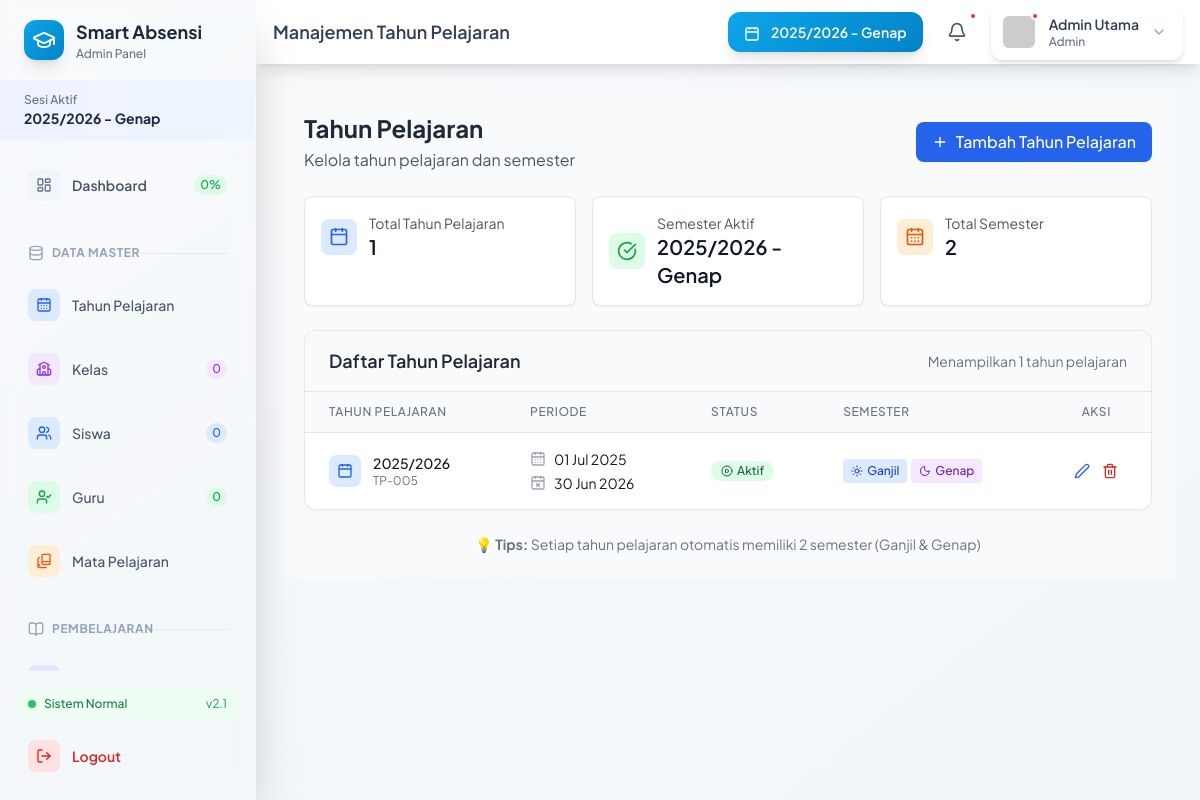
The page /admin/tahunPelajaran (signed in) on the database its author committed.
### tables this page shows
CREATE TABLE `tp` (
  `id_tp` int(11) NOT NULL,
  `nama_tp` varchar(20) NOT NULL,
  `tgl_mulai` date NOT NULL,
  `tgl_selesai` date NOT NULL
);

### app/controllers/AdminController.php (called while the page is built, shortened)
<?php
class AdminController extends Controller {
    private $data = [];
    public function __construct()
   {
        $cacheKey = 'admin_daftar_semester';
        $cacheTime = $_SESSION[$cacheKey . '_time'] ?? 0;
        if (!isset($_SESSION[$cacheKey]) || (time() - $cacheTime) > 3600) {
            $this->data['daftar_semester'] = $this->model('TahunPelajaran_model')->getAllSemester();
        } else {
            $this->data['daftar_semester'] = $_SESSION[$cacheKey];
        }
    }
    public function tahunPelajaran()
    {
        $this->data['judul'] = 'Manajemen Tahun Pelajaran';
        $this->data['tp'] = $this->model('TahunPelajaran_model')->getAllTahunPelajaran();
        $this->view('admin/tahun_pelajaran', $this->data);
    }
}

### app/core/App.php (called while the page is built, shortened)
<?php
class App {
    protected $method = 'index';
    protected $params = [];
    public function __construct()
    {
        require_once APPROOT . '/config/database.php';
        require_once APPROOT . '/app/core/Database.php';
        require_once APPROOT . '/app/core/Controller.php';
        $url = $this->parseURL();
        if (isset($url[0])) {
            $controllerName = ucfirst($url[0]) . 'Controller';
            if (file_exists(APPROOT . '/app/controllers/' . $controllerName . '.php')) {
                unset($url[0]);
            } else {
                error_log("App.php - Controller NOT found: " . $controllerName);
            }
        }
        $this->controller = new $this->controller;
        if (isset($url[1])) {
            $methodName = $url[1];
            if (method_exists($this->controller, $methodName)) {
                $this->method = $methodName;
            } else {
                error_log("App.php - Method NOT found: " . $methodName . " - Available methods: " . implode(', ', get_class_methods($this->controller)));
            }
        }
        call_user_func_array([$this->controller, $this->method], $this->params);
    }
    public function parseURL()
    {
        if (isset($_GET['url'])) {
            $url = rtrim($_GET['url'], '/');
            $url = filter_var($url, FILTER_SANITIZE_URL);
            $url = explode('/', $url);
            return $url;
        }
        return [];
    }
}

### public/index.php (called while the page is built, shortened)
<?php
require_once APPROOT . '/app/core/App.php';
$app = new App();

### app/core/Database.php (called while the page is built, shortened)
<?php
class Database {
    private $dbh;
    private $stmt;
    public function __construct()
    {
        $this->host = DB_HOST;
        $this->user = DB_USER;
        $this->pass = DB_PASS;
        $this->db_name = DB_NAME;
        $dsn = 'mysql:host=' . $this->host . ';dbname=' . $this->db_name;
        $options = [
            PDO::ATTR_PERSISTENT => false,
            PDO::ATTR_ERRMODE => PDO::ERRMODE_EXCEPTION,
            PDO::ATTR_EMULATE_PREPARES => false,
            PDO::MYSQL_ATTR_INIT_COMMAND => "SET NAMES utf8mb4 COLLATE utf8mb4_unicode_ci"
        ];
        try {
            $this->dbh = new PDO($dsn, $this->user, $this->pass, $options);
        } catch (PDOException $e) {
            die($e->getMessage());
        }
    }
    public function query($query)
    {
        $this->stmt = $this->dbh->prepare($query);
    }
    public function execute()
    {
        return $this->stmt->execute();
    }
    public function resultSet()
    {
        $this->execute();
        return $this->stmt->fetchAll(PDO::FETCH_ASSOC);
    }
}

### app/models/TahunPelajaran_model.php (called while the page is built, shortened)
<?php
class TahunPelajaran_model {
    private $db;
    public function __construct()
    {
        require_once APPROOT . '/app/core/Database.php';
        $this->db = new Database;
    }
    public function getAllSemester()
    {
        $this->db->query('SELECT semester.*, tp.nama_tp
                         FROM semester
                         JOIN tp ON semester.id_tp = tp.id_tp
                         ORDER BY tp.tgl_mulai DESC, semester.semester DESC');
        return $this->db->resultSet();
    }
    public function getAllTahunPelajaran()
    {
        $this->db->query('SELECT * FROM tp ORDER BY tgl_mulai DESC');
        return $this->db->resultSet();
    }
}

### app/views/admin/tahun_pelajaran.php (the view, shortened to what this page needs)
<main class="flex-1 overflow-x-hidden overflow-y-auto bg-gray-50 p-6">
    <div class="flex flex-col sm:flex-row justify-between items-start sm:items-center mb-6 space-y-4 sm:space-y-0">
        <div>
            <h2 class="text-2xl font-bold text-gray-800">Tahun Pelajaran</h2>
            <p class="text-gray-600 mt-1">Kelola tahun pelajaran dan semester</p>
        </div>
        <a href="<?= BASEURL; ?>/admin/tambahTP"
           class="bg-blue-600 hover:bg-blue-700 text-white font-medium py-2 px-4 rounded-lg flex items-center transition-colors duration-200 shadow-sm">
            <i data-lucide="plus" class="w-4 h-4 mr-2"></i>
            Tambah Tahun Pelajaran
        </a>
    </div>
    <div class="grid grid-cols-1 sm:grid-cols-3 gap-4 mb-6">
        <div class="bg-white p-4 rounded-lg shadow-sm border">
            <div class="flex items-center">
                <div class="bg-blue-100 p-2 rounded-lg mr-3">
                    <i data-lucide="calendar" class="w-5 h-5 text-blue-600"></i>
                </div>
                <div>
                    <p class="text-sm text-gray-600">Total Tahun Pelajaran</p>
                    <p class="text-xl font-semibold text-gray-900"><?= count($data['tp']); ?></p>
                </div>
            </div>
        </div>
        <div class="bg-white p-4 rounded-lg shadow-sm border">
            <div class="flex items-center">
                <div class="bg-green-100 p-2 rounded-lg mr-3">
                    <i data-lucide="check-circle" class="w-5 h-5 text-green-600"></i>
                </div>
                <div>
                    <p class="text-sm text-gray-600">Semester Aktif</p>
                    <p class="text-xl font-semibold text-gray-900"><?= $_SESSION['nama_semester_aktif'] ?? 'Belum ada'; ?></p>
                </div>
            </div>
        </div>
        <div class="bg-white p-4 rounded-lg shadow-sm border">
            <div class="flex items-center">
                <div class="bg-orange-100 p-2 rounded-lg mr-3">
                    <i data-lucide="calendar-days" class="w-5 h-5 text-orange-600"></i>
                </div>
                <div>
                    <p class="text-sm text-gray-600">Total Semester</p>
                    <p class="text-xl font-semibold text-gray-900"><?= count($data['tp']) * 2; ?></p>
                </div>
            </div>
        </div>
    </div>
    <div class="bg-white rounded-xl shadow-sm border overflow-hidden">
        <div class="px-6 py-4 border-b border-gray-200 bg-gray-50">
            <div class="flex flex-col sm:flex-row sm:items-center sm:justify-between space-y-2 sm:space-y-0">
                <h3 class="text-lg font-semibold text-gray-800">Daftar Tahun Pelajaran</h3>
                <div class="flex items-center space-x-3">
                    <div class="text-sm text-gray-500">
                        Menampilkan <?= count($data['tp']); ?> tahun pelajaran
                    </div>
                </div>
            </div>
        </div>
        <?php if (!empty($data['tp'])): ?>
        <div class="overflow-x-auto">
            <table class="w-full divide-y divide-gray-200">
                <thead class="bg-gray-50">
                    <tr>
                        <th class="px-6 py-3 text-left text-xs font-medium text-gray-500 uppercase tracking-wider">
                            Tahun Pelajaran
                        </th>
                        <th class="px-6 py-3 text-left text-xs font-medium text-gray-500 uppercase tracking-wider">
                            Periode
                        </th>
                        <th class="px-6 py-3 text-left text-xs font-medium text-gray-500 uppercase tracking-wider">
                            Status
                        </th>
                        <th class="px-6 py-3 text-left text-xs font-medium text-gray-500 uppercase tracking-wider">
                            Semester
                        </th>
                        <th class="px-6 py-3 text-center text-xs font-medium text-gray-500 uppercase tracking-wider">
                            Aksi
                        </th>
                    </tr>
                </thead>
                <tbody class="bg-white divide-y divide-gray-200">
                    <?php foreach ($data['tp'] as $index => $tp): ?>
                    <tr class="hover:bg-gray-50 transition-colors duration-150">
                        <td class="px-6 py-4 whitespace-nowrap">
                            <div class="flex items-center">
                                <div class="flex-shrink-0 w-8 h-8 bg-blue-100 rounded-lg flex items-center justify-center mr-3">
                                    <i data-lucide="calendar" class="w-4 h-4 text-blue-600"></i>
                                </div>
                                <div>
                                    <div class="text-sm font-medium text-gray-900">
                                        <?= htmlspecialchars($tp['nama_tp']); ?>
                                    </div>
                                    <div class="text-xs text-gray-500">
                                        <?= 'TP-' . str_pad($tp['id_tp'], 3, '0', STR_PAD_LEFT); ?>
                                    </div>
                                </div>
                            </div>
                        </td>
                        <td class="px-6 py-4 whitespace-nowrap">
                            <div class="text-sm text-gray-900">
                                <div class="flex items-center">
                                    <i data-lucide="calendar-days" class="w-4 h-4 text-gray-400 mr-2"></i>
                                    <?= date('d M Y', strtotime($tp['tgl_mulai'])); ?>
                                </div>
                                <div class="flex items-center mt-1">
                                    <i data-lucide="calendar-x" class="w-4 h-4 text-gray-400 mr-2"></i>
                                    <?= date('d M Y', strtotime($tp['tgl_selesai'])); ?>
                                </div>
                            </div>
                        </td>
                        <td class="px-6 py-4 whitespace-nowrap">
                            <?php
                            $today = date('Y-m-d');
                            $start = $tp['tgl_mulai'];
                            $end = $tp['tgl_selesai'];
                            if ($today < $start) {
                                $status = 'Belum Dimulai';
                                $color = 'bg-gray-100 text-gray-800';
                                $icon = 'clock';
                            } elseif ($today > $end) {
                                $status = 'Selesai';
                                $color = 'bg-red-100 text-red-800';
                                $icon = 'check-circle';
                            } else {
                                $status = 'Aktif';
                                $color = 'bg-green-100 text-green-800';
                                $icon = 'play-circle';
                            }
                            ?>
                            <span class="inline-flex items-center px-2.5 py-0.5 rounded-full text-xs font-medium <?= $color; ?>">
                                <i data-lucide="<?= $icon; ?>" class="w-3 h-3 mr-1"></i>
                                <?= $status; ?>
                            </span>
                        </td>
                        <td class="px-6 py-4 whitespace-nowrap">
                            <div class="flex space-x-1">
                                <span class="inline-flex items-center px-2 py-1 rounded text-xs font-medium bg-blue-100 text-blue-800">
                                    <i data-lucide="sun" class="w-3 h-3 mr-1"></i>
                                    Ganjil
                                </span>
                                <span class="inline-flex items-center px-2 py-1 rounded text-xs font-medium bg-purple-100 text-purple-800">
                                    <i data-lucide="moon" class="w-3 h-3 mr-1"></i>
                                    Genap
                                </span>
                            </div>
                        </td>
                        <td class="px-6 py-4 whitespace-nowrap text-center">
                            <div class="flex items-center justify-center space-x-3">
                                <a href="<?= BASEURL; ?>/admin/editTP/<?= $tp['id_tp']; ?>"
                                   class="text-blue-600 hover:text-blue-800 transition-colors duration-150"
                                   title="Edit tahun pelajaran">
                                    <i data-lucide="edit-2" class="w-4 h-4"></i>
                                </a>
                                <a href="<?= BASEURL; ?>/admin/hapusTP/<?= $tp['id_tp']; ?>"
                                   class="text-red-600 hover:text-red-800 transition-colors duration-150"
                                   title="Hapus tahun pelajaran"
                                   onclick="return confirm('Yakin hapus tahun pelajaran <?= htmlspecialchars($tp['nama_tp']); ?>?\n\nSemua data semester, kelas, dan penugasan terkait akan ikut terhapus!')">
                                    <i data-lucide="trash-2" class="w-4 h-4"></i>
                                </a>
                            </div>
                        </td>
                    </tr>
                    <?php endforeach; ?>
                </tbody>
            </table>
        </div>
        <?php endif; ?>
    </div>
    <div class="mt-6 text-center text-sm text-gray-500">
        <p>💡 <strong>Tips:</strong> Setiap tahun pelajaran otomatis memiliki 2 semester (Ganjil & Genap)</p>
    </div>
</main>

### app/views/templates/header.php (style rules this page uses)
body { font-family: 'Plus Jakarta Sans', sans-serif; background: linear-gradient(135deg, #f8fafc 0%, #f1f5f9 100%); }

### rows shown on the page
tp: nama_tp "2025/2026", id_tp "005", tgl_mulai "01 Jul 2025", tgl_selesai "30 Jun 2026", status "Aktif"

### other values the page prints
$_SESSION['nama_semester_aktif'] "2025/2026 - Genap"
$sidebarData['attendance_percentage'] "0"
$sidebarData['total_kelas'] "0"
$sidebarData['total_siswa'] "0"
$sidebarData['total_guru'] "0"
$data['judul'] "Manajemen Tahun Pelajaran"
$html_safe_name "Admin Utama"
$role_display "Admin"
count($data['tp']) "1"
count($data['tp']) * 2 "2"
